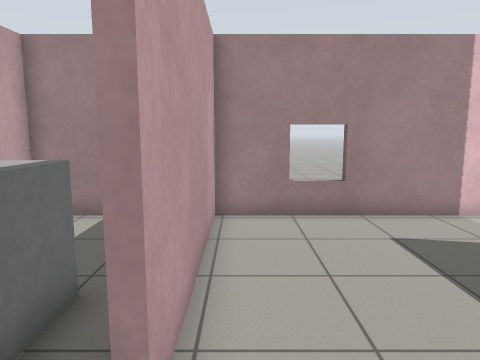
view 1 (above)

16 first-person views from a walk through a robot-simulator world made for Gazebo. The camera is 1.2 m above the floor, tilts 8° down and sees 70° across. The floor is counted in squares, 0.5 m on a side. Each view is taken from the middle of a square. On the plan, view 1 faces up. The plan holds only what a view shows up to about 19 squares ahead; the rest is blank.

view 2
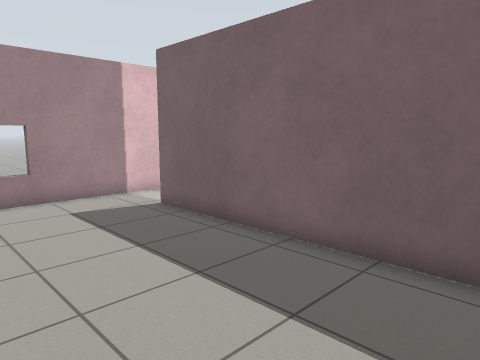

view 3
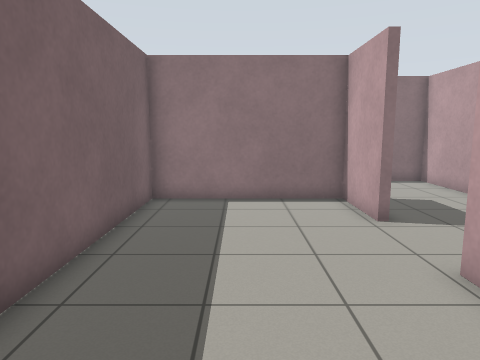

view 4
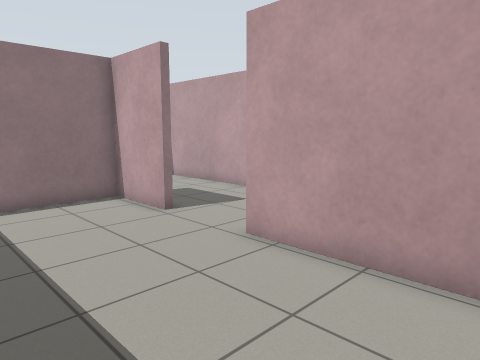

view 5
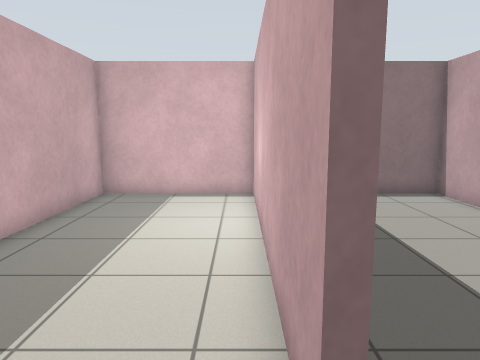

view 6
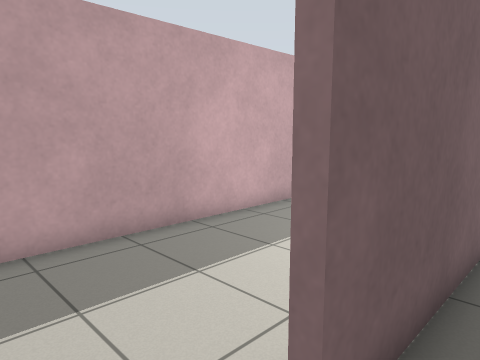

view 7
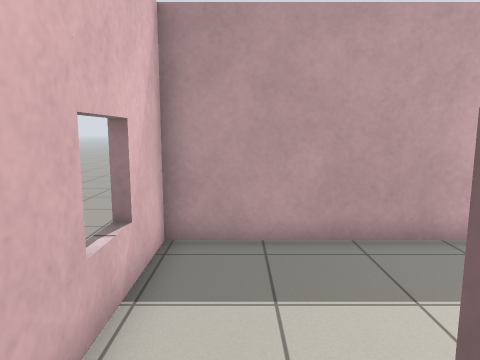

view 8
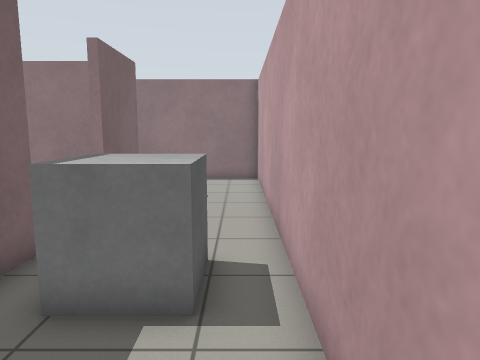

view 9
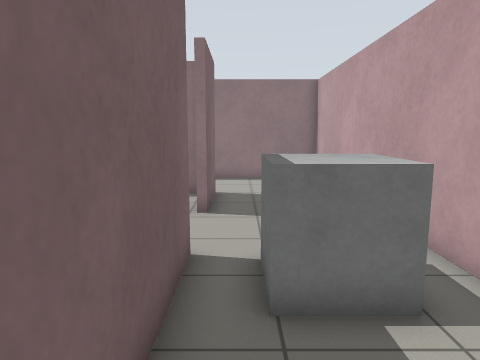

view 10
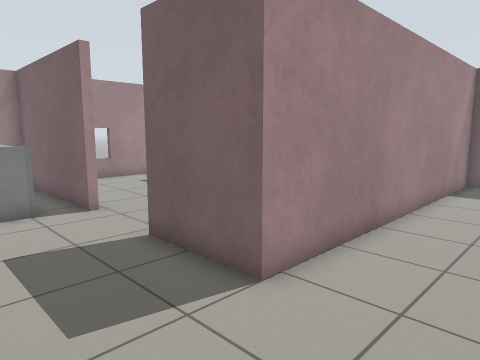

view 11
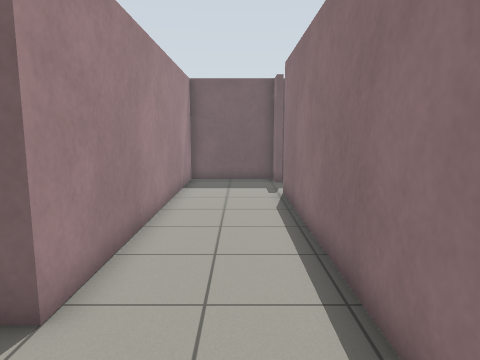

view 12
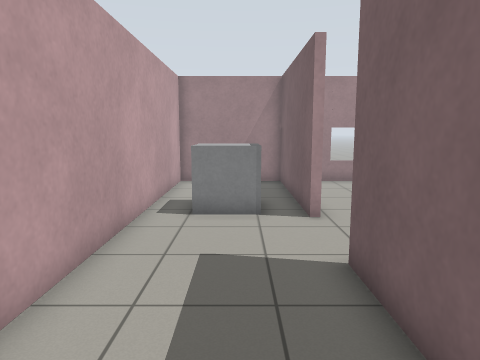

view 13
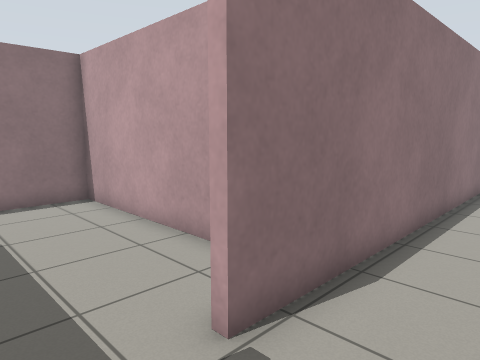

view 14
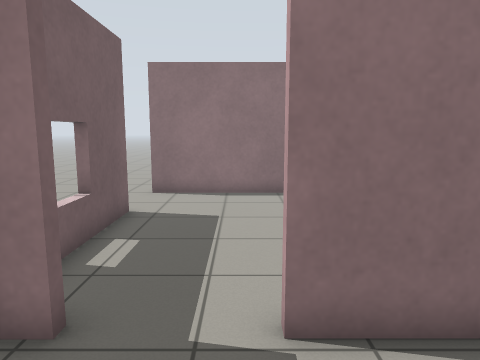

view 15
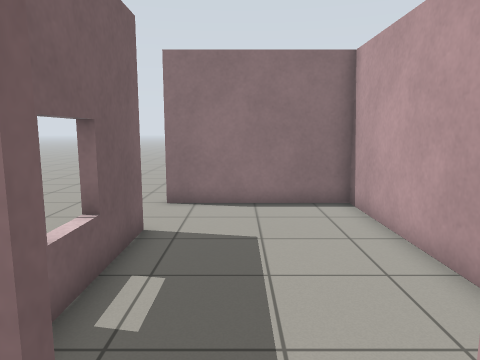

view 16
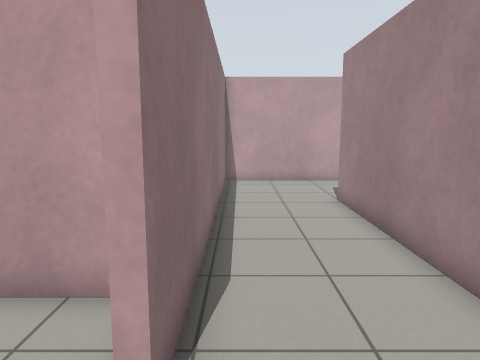

### Floor plan
Points are (right, up) in squares from view 1. A wall is a line through its corners. A room is listed if a view was taken in it or the views show most of it. See-through windows are left out.
Room 1 (views 1, 2, 3, 4, 6, 7)
walls: (-1, -1) (-0.7, -1) (-0.7, -4.2) (6.2, -4.2) (6.2, 7); (5.5, 9.7) (-0.7, 9.7) (-0.7, 2.5) (-1, 2.5)
ways out: opening at (6, 8) to room 2; opening at (-1, 0.5) to room 3
Room 2 (view 5)
walls: (6.5, 7) (6.5, -3.9); (6.4, -4.2) (12.4, -4.2) (12.4, 9.7) (5.5, 9.7)
ways out: opening at (6, 8) to room 1
Room 3 (views 8, 9, 10, 11, 12, 13, 14, 15, 16)
walls: (-1, 2.5) (-1, 9.7) (-5.9, 9.7) (-5.9, -8.7) (8.5, -8.7) (8.5, -9.1); (11.2, -9.1) (11.2, -8.7) (12.4, -8.7) (12.4, -4.5) (-1, -4.5) (-1, -1)
ways out: opening at (-1, 0.5) to room 1; opening at (10, -9) to room 4
objects: grey box (-4, 3) to (-3, 5)
Room 4 (no view inside)
walls: (12.4, -15.3) (12.4, -11); (6.3, -9.9) (6.3, -18.4) (11.5, -18.4)
ways out: opening at (10, -9) to room 3; opening at (12, -16.5)

Where each view was taken, in squares from view 1:
view 1: 0 up, 0 right, facing up
view 2: 3 down, 0 right, facing up-right
view 3: 8 up, 3 right, facing down
view 4: 8 up, 5 right, facing down-left
view 5: 9 up, 7 right, facing down
view 6: 9 up, 5 right, facing down-right
view 7: 8 up, 5 right, facing right
view 8: 9 up, 5 left, facing down
view 9: 9 up, 2 left, facing down
view 10: 8 down, 5 left, facing up-right
view 11: 7 down, 5 left, facing right
view 12: 7 down, 3 left, facing up
view 13: 6 down, 11 right, facing down-left
view 14: 5 down, 9 right, facing down
view 15: 7 down, 10 right, facing down
view 16: 8 down, 11 right, facing left
